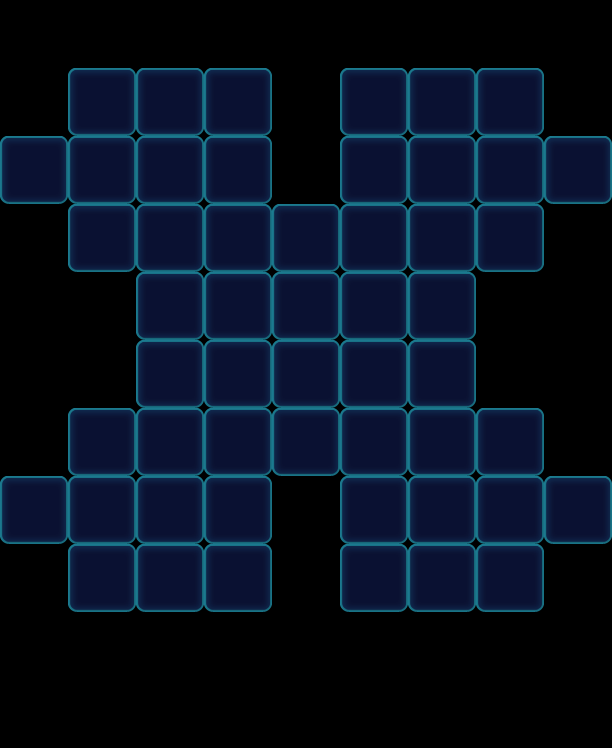

This game map was drawn from its Tiled (.tmx) file and the tilesets committed beside it. A one-line description and the trimmed map source follow:
An orthogonal 9x11 tile map with 68x68 px tiles, 1 tile layer (Valid), 2 tilesets and 65 objects (52x Monster, 13x Factory_Normal).

<map version="1.0" orientation="orthogonal" width="9" height="11" tilewidth="68" tileheight="68">
 <properties>
  <property name="ShuffleColors" value="1" />
 </properties>
 <tileset firstgid="1" name="game_grid1" tilewidth="68" tileheight="68">
  <image source="game_grid1.png" width="68" height="68" />
 </tileset>
 <tileset firstgid="2" name="map" tilewidth="68" tileheight="68">
  <image source="map.png" width="1024" height="1024" />
 </tileset>
 <layer name="Valid" width="9" height="11">
  <data>[99 cells, 52 non-empty, 1 distinct tile ids]</data>
 </layer>
 <objectgroup name="BottomObj" width="9" height="11" />
 <objectgroup name="MiddleObj" width="9" height="11">
  <object type="Monster" gid="18" x="136" y="136">
   <properties>
    <property name="Color" value="Pink" />
   </properties>
  </object>
  <object type="Monster" gid="3" x="476" y="204">
   <properties>
    <property name="Color" value="Green" />
   </properties>
  </object>
  <object type="Monster" gid="2" x="340" y="272">
   <properties>
    <property name="Bubble" value="1" />
    <property name="Color" value="Blue" />
   </properties>
  </object>
  <object type="Monster" gid="2" x="0" y="204">
   <properties>
    <property name="Color" value="Blue" />
   </properties>
  </object>
  <object type="Monster" gid="3" x="476" y="136">
   <properties>
    <property name="Color" value="Green" />
   </properties>
  </object>
  <object type="Monster" gid="18" x="408" y="476">
   <properties>
    <property name="Color" value="Pink" />
   </properties>
  </object>
  <object type="Monster" gid="2" x="408" y="612">
   <properties>
    <property name="Color" value="Blue" />
   </properties>
  </object>
  <object type="Monster" gid="3" x="340" y="204">
   <properties>
    <property name="Color" value="Green" />
   </properties>
  </object>
  <object type="Monster" gid="18" x="408" y="544">
   <properties>
    <property name="Color" value="Pink" />
   </properties>
  </object>
  <object type="Monster" gid="19" x="340" y="612">
   <properties>
    <property name="Color" value="Yellow" />
   </properties>
  </object>
  <object type="Monster" gid="17" x="340" y="136">
   <properties>
    <property name="Color" value="Purple" />
   </properties>
  </object>
  <object type="Monster" gid="18" x="204" y="136">
   <properties>
    <property name="Color" value="Pink" />
   </properties>
  </object>
  <object type="Monster" gid="18" x="340" y="476">
   <properties>
    <property name="Bubble" value="1" />
    <property name="Color" value="Pink" />
   </properties>
  </object>
  <object type="Monster" gid="2" x="272" y="340">
   <properties>
    <property name="Color" value="Blue" />
   </properties>
  </object>
  <object type="Monster" gid="17" x="408" y="136">
   <properties>
    <property name="Color" value="Purple" />
   </properties>
  </object>
  <object type="Monster" gid="2" x="68" y="204">
   <properties>
    <property name="Color" value="Blue" />
   </properties>
  </object>
  <object type="Monster" gid="4" x="340" y="340">
   <properties>
    <property name="Bubble" value="1" />
    <property name="Color" value="Orange" />
   </properties>
  </object>
  <object type="Monster" gid="18" x="204" y="204">
   <properties>
    <property name="Color" value="Pink" />
   </properties>
  </object>
  <object type="Monster" gid="3" x="136" y="476">
   <properties>
    <property name="Color" value="Green" />
   </properties>
  </object>
  <object type="Monster" gid="18" x="136" y="612">
   <properties>
    <property name="Color" value="Pink" />
   </properties>
  </object>
  <object type="Monster" gid="18" x="136" y="544">
   <properties>
    <property name="Color" value="Pink" />
   </properties>
  </object>
  <object type="Monster" gid="2" x="136" y="204">
   <properties>
    <property name="Bubble" value="1" />
    <property name="Color" value="Blue" />
   </properties>
  </object>
  <object type="Monster" gid="4" x="204" y="544">
   <properties>
    <property name="Color" value="Orange" />
   </properties>
  </object>
  <object type="Monster" gid="19" x="408" y="408">
   <properties>
    <property name="Color" value="Yellow" />
   </properties>
  </object>
  <object type="Monster" gid="19" x="272" y="272">
   <properties>
    <property name="Bubble" value="1" />
    <property name="Color" value="Yellow" />
   </properties>
  </object>
  <object type="Monster" gid="17" x="136" y="340">
   <properties>
    <property name="Color" value="Purple" />
   </properties>
  </object>
  <object type="Monster" gid="3" x="476" y="476">
   <properties>
    <property name="Color" value="Green" />
   </properties>
  </object>
  <object type="Monster" gid="4" x="204" y="476">
   <properties>
    <property name="Color" value="Orange" />
   </properties>
  </object>
  <object type="Monster" gid="4" x="68" y="136">
   <properties>
    <property name="Color" value="Orange" />
   </properties>
  </object>
  <object type="Monster" gid="4" x="272" y="408">
   <properties>
    <property name="Color" value="Orange" />
   </properties>
  </object>
  <object type="Monster" gid="4" x="408" y="204">
   <properties>
    <property name="Bubble" value="1" />
    <property name="Color" value="Orange" />
   </properties>
  </object>
  <object type="Monster" gid="3" x="204" y="340">
   <properties>
    <property name="Color" value="Green" />
   </properties>
  </object>
  <object type="Monster" gid="19" x="544" y="204">
   <properties>
    <property name="Color" value="Yellow" />
   </properties>
  </object>
  <object type="Monster" gid="2" x="204" y="612">
   <properties>
    <property name="Bubble" value="1" />
    <property name="Color" value="Blue" />
   </properties>
  </object>
  <object type="Monster" gid="19" x="340" y="408">
   <properties>
    <property name="Color" value="Yellow" />
   </properties>
  </object>
  <object type="Monster" gid="19" x="204" y="408">
   <properties>
    <property name="Color" value="Yellow" />
   </properties>
  </object>
  <object type="Monster" gid="2" x="272" y="476">
   <properties>
    <property name="Color" value="Blue" />
   </properties>
  </object>
  <object type="Monster" gid="3" x="204" y="272">
   <properties>
    <property name="Color" value="Green" />
   </properties>
  </object>
  <object type="Monster" gid="2" x="340" y="544">
   <properties>
    <property name="Color" value="Blue" />
   </properties>
  </object>
  <object type="Monster" gid="3" x="68" y="272">
   <properties>
    <property name="Color" value="Green" />
   </properties>
  </object>
  <object type="Monster" gid="19" x="408" y="272">
   <properties>
    <property name="Color" value="Yellow" />
   </properties>
  </object>
  <object type="Monster" gid="2" x="68" y="476">
   <properties>
    <property name="Color" value="Blue" />
   </properties>
  </object>
  <object type="Monster" gid="18" x="136" y="408">
   <properties>
    <property name="Color" value="Pink" />
   </properties>
  </object>
  <object type="Monster" gid="17" x="136" y="272">
   <properties>
    <property name="Color" value="Purple" />
   </properties>
  </object>
  <object type="Monster" gid="17" x="408" y="340">
   <properties>
    <property name="Color" value="Purple" />
   </properties>
  </object>
  <object type="Monster" gid="17" x="476" y="272">
   <properties>
    <property name="Color" value="Purple" />
   </properties>
  </object>
  <object type="Monster" gid="18" x="476" y="544">
   <properties>
    <property name="Color" value="Pink" />
   </properties>
  </object>
  <object type="Monster" gid="2" x="544" y="544">
   <properties>
    <property name="Color" value="Blue" />
   </properties>
  </object>
  <object type="Monster" gid="2" x="0" y="544">
   <properties>
    <property name="Color" value="Blue" />
   </properties>
  </object>
  </objectgroup>
 <objectgroup color="#000000" name="TopObj" width="9" height="11">
  <!-- 13 objects omitted --></objectgroup>
</map>
<!-- 16 of 65 objects omitted -->
